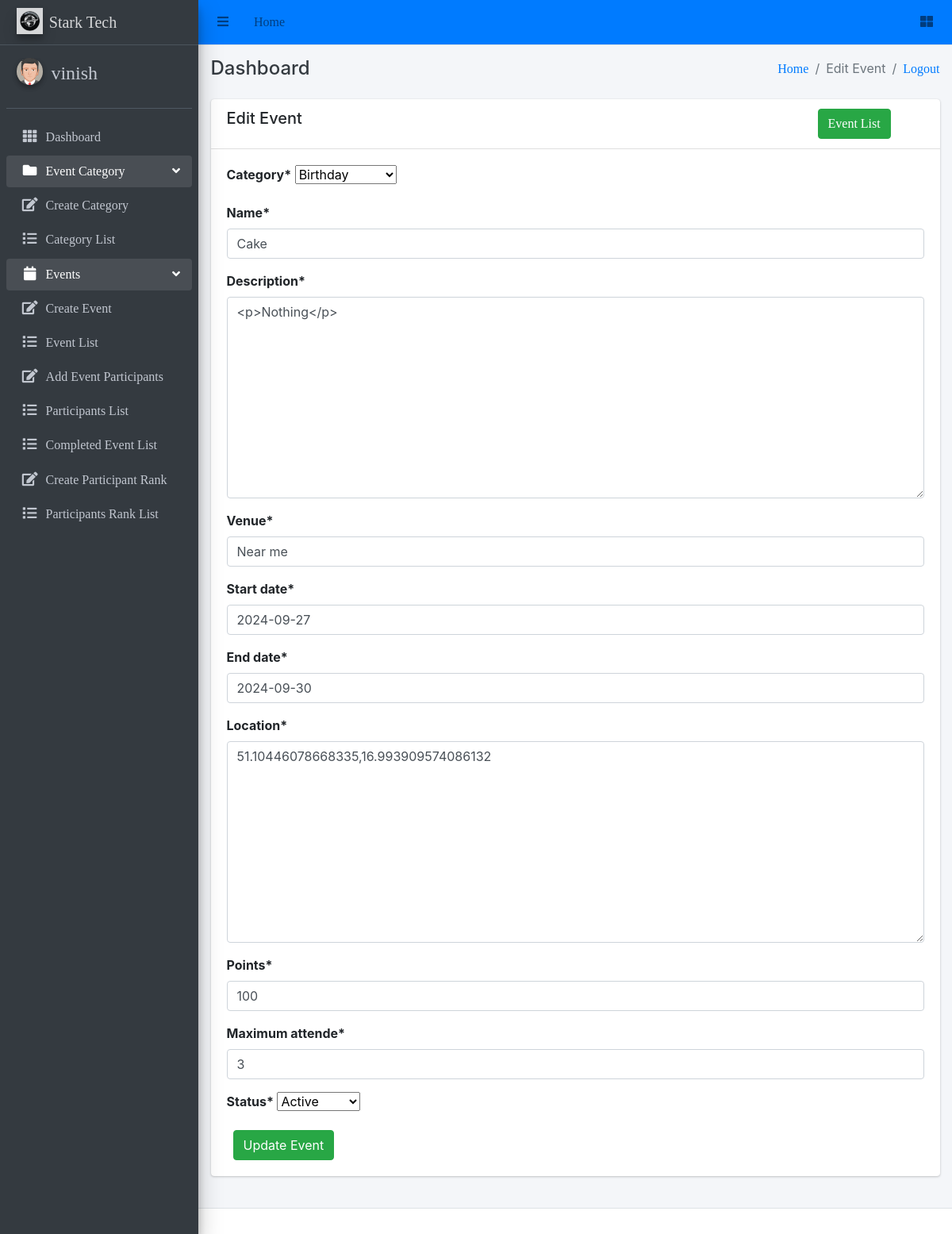
The app's page /events/event/1/edit/ (signed in) with its own data.
### events/models.py (models this page shows, shortened)
class Event(models.Model):
    category = models.ForeignKey(EventCategory, on_delete=models.CASCADE)
    name = models.CharField(max_length=255, unique=True)
    user = models.ForeignKey('auth.User', on_delete=models.CASCADE)
    description = RichTextUploadingField()
    venue = models.CharField(max_length=255)
    start_date = models.DateField()
    end_date = models.DateField()
    location = LocationField()
    points = models.PositiveIntegerField()
    maximum_attende = models.PositiveIntegerField()
    created_user = models.ForeignKey('auth.User', on_delete=models.CASCADE, blank=True, null=True, related_name='event_created_user')
    updated_user = models.ForeignKey('auth.User', on_delete=models.CASCADE, blank=True, null=True, related_name='event_updated_user')
    created_date = models.DateField(auto_now_add=True)
    updated_date = models.DateField(auto_now_add=True)
    status_choice = (
        ('upcoming', 'Upcoming'),
        ('active', 'Active'),
        ('completed', 'Completed'),
        ('cancel', 'Cancel'),
    )
    status = models.CharField(choices=status_choice, max_length=10)

class EventCategory(models.Model):
    name = models.CharField(max_length=255, unique=True)
    code = models.CharField(max_length=6, unique=True, blank=True)  # Auto-generated numeric code
    created_user = models.ForeignKey(User, on_delete=models.CASCADE, related_name='created_event_categories')
    updated_user = models.ForeignKey(User, on_delete=models.CASCADE, related_name='updated_event_categories')
    created_date = models.DateField(auto_now_add=True)
    updated_date = models.DateField(auto_now=True)
    status_choice = (
        ('upcoming', 'Upcoming'),
        ('active', 'Active'),
        ('deleted', 'Deleted'),
        ('completed', 'Completed'),
    )
    status = models.CharField(choices=status_choice, max_length=10)
    def __str__(self):
        return self.name

### events/views.py (the view)
# urls.py: path('event/<int:pk>/edit/', EventUpdateView.as_view(), name='event-edit'),
class EventUpdateView(LoginRequiredMixin, UpdateView):
    login_url = 'login'
    model = Event
    fields = ['category', 'name', 'uid', 'description', 'venue', 'start_date', 'end_date', 'location', 'points', 'maximum_attende', 'status']
    template_name = 'events/edit_event.html'

### templates/events/edit_event.html (shortened to what this page needs)
{% extends 'base/base.html' %}
{% block breadcrumb %}Edit Event{% endblock breadcrumb %}
{% load crispy_forms_tags %}
{% block extrahead %}
    <link href='https://api.mapbox.com/mapbox-gl-js/v1.11.0/mapbox-gl.css' rel='stylesheet' />
    {% load mapbox_location_field_tags %}
{% endblock extrahead %}
{% block content %}
    <div class="row">
        <div class="col-md-12">
            <div class="card">
                <div class="card-header">
                    <div class="row">
                        <div class="col-md-10">
                            <h5>Edit Event</h5>
                        </div>
                        <div class="col-md-2">
                            <a class="btn btn-success" href="{% url 'event-list' %}">Event List</a>
                        </div>
                    </div>
                </div>
                <div class="card-body">
                    <form method="post" enctype="multipart/form-data">
                        {{ form|crispy  }}
                        <button class="btn btn-success ml-2" type="submit">Update Event</button>
                    </form>
                </div>
            </div>
        </div>
    </div>
{% endblock content %}

### templates/base/sidebar.html
{% load static %}
<aside class="main-sidebar sidebar-dark-primary elevation-4">
    <a href="#" class="brand-link">
      <img src="{% static 'img/stark_tech_logo1.jpg' %}" alt="Logo" class="brand-image elevation-3"
           style="opacity: .8">
          <span class="brand-text font-weight-light">Stark Tech</span>
    </a>
    <div class="sidebar">
      <div class="user-panel mt-3 pb-3 mb-3 d-flex">
        <div class="image">
          <img src="{% static 'img/avatar5.png' %}" class="img-circle elevation-2" alt="User Image">
        </div>
        <div class="info">
          <a href="#" class="d-block"><h4>{{ request.user.username }}</h4></a>
        </div>
      </div>
      <nav class="mt-2">
        <ul class="nav nav-pills nav-sidebar flex-column" data-widget="treeview" role="menu" data-accordion="false">
          <li class="nav-item">
            <a href="{% url 'dashboard' %}" class="nav-link">
              <i class="nav-icon fas fa-th"></i>
              <p>
                Dashboard
              </p>
            </a>
          </li>
          <li class="nav-item has-treeview menu-open">
            <a href="#" class="nav-link">
              <i class="nav-icon fas fa-folder"></i>
              <p>
                Event Category
                <i class="right fas fa-angle-left"></i>
              </p>
            </a>
            <ul class="nav nav-treeview">
              <li class="nav-item">
                <a href="{% url 'create-event-category' %}" class="nav-link">
                  <i class="far fa fa-edit nav-icon"></i>
                  <p>Create Category</p>
                </a>
              </li>
              <li class="nav-item">
                <a href="{% url 'event-category-list' %}" class="nav-link">
                  <i class="far fa fa-list nav-icon"></i>
                  <p>Category List</p>
                </a>
              </li>
            </ul>
          </li>
          <li class="nav-item has-treeview menu-open">
            <a href="#" class="nav-link">
              <i class="nav-icon fas fa-calendar"></i>
              <p>
                Events
                <i class="right fas fa-angle-left"></i>
              </p>
            </a>
            <ul class="nav nav-treeview">
              <li class="nav-item">
                <a href="{% url 'event-create' %}" class="nav-link">
                  <i class="far fa fa-edit nav-icon"></i>
                  <p>Create Event</p>
                </a>
              </li>
              <li class="nav-item">
                <a href="{% url 'event-list' %}" class="nav-link">
                  <i class="far fa fa-list nav-icon"></i>
                  <p>Event List</p>
                </a>
              </li>
              <li class="nav-item">
                <a href="{% url 'add-event-member' %}" class="nav-link">
                  <i class="far fa fa-edit nav-icon"></i>
                  <p>Add Event Participants</p>
                </a>
              </li>
              <li class="nav-item">
                <a href="{% url 'join-event-list' %}" class="nav-link">
                  <i class="far fa fa-list nav-icon"></i>
                  <p>Participants List</p>
                </a>
              </li>
              <li class="nav-item">
                <a href="{% url 'complete-event' %}" class="nav-link">
                  <i class="far fa fa-list nav-icon"></i>
                  <p>Completed Event List</p>
                </a>
              </li>
              <li class="nav-item">
                <a href="{% url 'create-user-mark' %}" class="nav-link">
                  <i class="far fa fa-edit nav-icon"></i>
                  <p>Create Participant Rank</p>
                </a>
              </li>
              <li class="nav-item">
                <a href="{% url 'user-mark' %}" class="nav-link">
                  <i class="far fa fa-list nav-icon"></i>
                  <p>Participants Rank List</p>
                </a>
              </li>
            </ul>
          </li>
        </ul>
      </nav>
    </div>
  </aside>

### records on screen
Event: category "Birthday", description "<p>Nothing</p>", venue "Near me", start_date "2024-09-27", end_date "2024-09-30", location "51.10446078668335,16.993909574086132", points "100", maximum_attende "3", status "Active"
EventCategory: name "Cake"

### other values on screen
{{ request.user.username }} "vinish"
